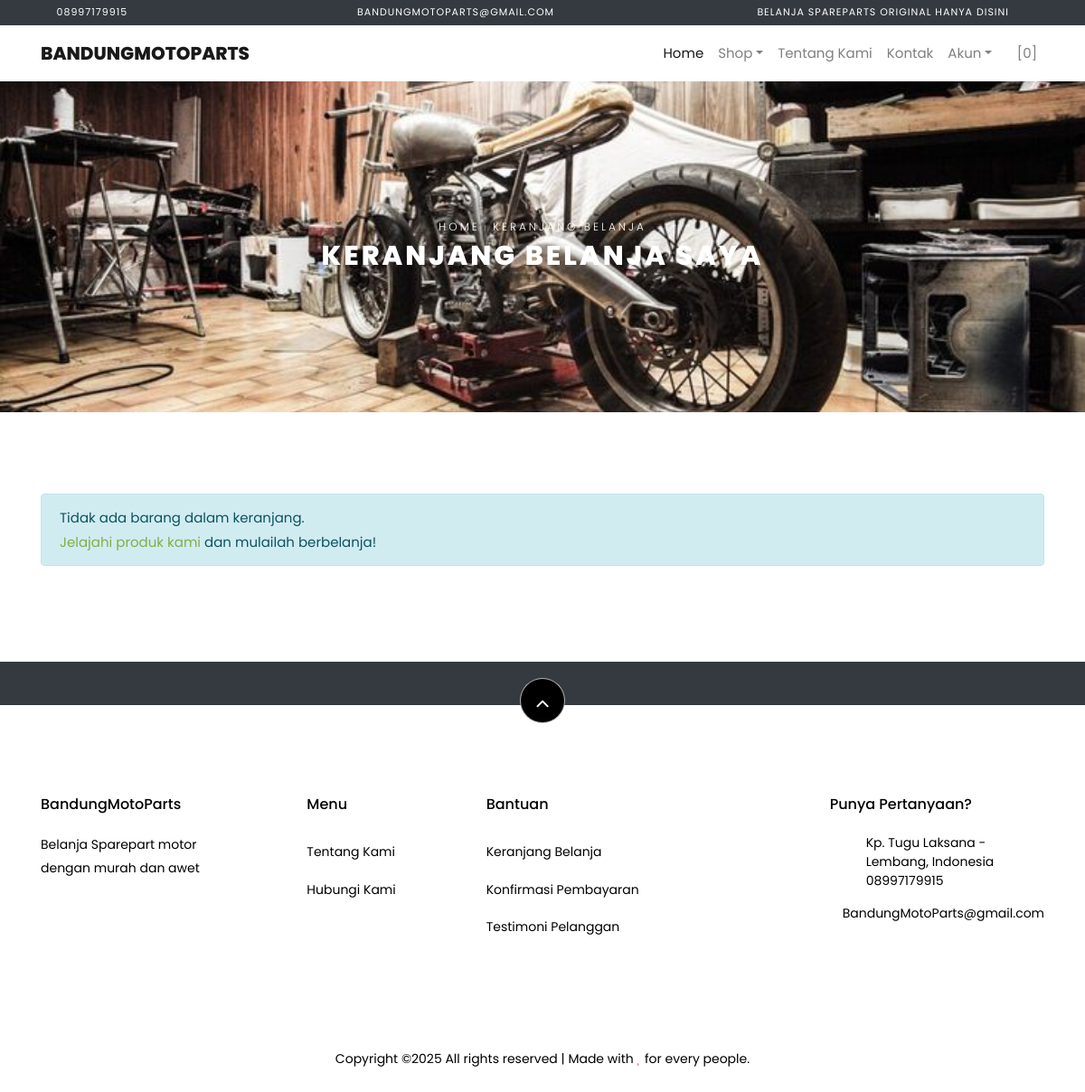
The app's page /index.php/shop/cart with its own data.
### tables this page shows
CREATE TABLE `settings` (
  `id` int(10) NOT NULL,
  `key` varchar(32) NOT NULL,
  `content` varchar(191) NOT NULL
);

### application/views/themes/vegefoods/shop/cart.php (the view, shortened to what the rows shown need)
<div class="hero-wrap hero-bread" style="background-image: url('<?php echo get_theme_uri('images/bg3.jpg'); ?>');">
    <div class="container">
      <div class="row no-gutters slider-text align-items-center justify-content-center">
        <div class="col-md-9 ftco-animate text-center">
            <p class="breadcrumbs"><span class="mr-2"><?php echo anchor(base_url(), 'Home'); ?></span> <span>Keranjang Belanja</span></p>
          <h1 class="mb-0 bread">Keranjang Belanja Saya</h1>
        </div>
      </div>
    </div>
  </div>
  <section class="ftco-section ftco-Keranjang Belanja">
          <div class="container">
          <?php if ( count($carts) > 0) : ?>
            <form action="<?php echo site_url('shop/checkout'); ?>" method="POST">
              <div class="row">
              <div class="col-md-12 ftco-animate">
                  <div class="cart-list">
                      <table class="table">
                          <thead class="thead-primary">
                            <tr class="text-center">
                              <th>&nbsp;</th>
                              <th>&nbsp;</th>
                              <th>Produk</th>
                              <th>Harga</th>
                              <th>Kuantitas</th>
                              <th>Sub Total</th>
                            </tr>
                          </thead>
                          <tbody>
                              <?php foreach ($carts as $item) : ?>
                            <tr class="text-center cart-<?php echo $item['rowid']; ?>">
                              <td class="product-remove"><a href="#" class="remove-item" data-rowid="<?php echo $item['rowid']; ?>"><span class="ion-ios-close"></span></a></td>
                              <td class="image-prod"><div class="img img-fluid rounded" style="background-image:url(<?php echo get_product_image($item['id']); ?>);"></div></td>
                              <td class="product-name">
                                  <h3><?php echo $item['name']; ?></h3>
                              </td>
                              <td class="price">Rp <?php echo format_rupiah($item['price']); ?></td>
                              <td class="quantity">
                                  <div class="input-group mb-3">
                                   <input type="text" name="quantity[<?php echo $item['rowid']; ?>]" class="quantity form-control input-number" value="<?php echo $item['qty']; ?>" min="1" max="100">
                                </div>
                            </td>
                              <td class="total">Rp <?php echo format_rupiah($item['subtotal']); ?></td>
                            </tr>
                              <?php endforeach; ?>
                          </tbody>
                        </table>
                    </div>
              </div>
          </div>
          <div class="row justify-content-end">
              <!-- <div class="col-lg-4 mt-5 cart-wrap ftco-animate">
                  <div class="cart-total mb-3">
                      <h3>Kode Kupon</h3>
                      <p>Punya kode kupon? Gunakan kupon kamu untuk mendapatkan potongan harga menarik</p>
                <div class="form-group">
                    <label for="code">Kode:</label>
                  <input id="code" name="coupon_code" type="text" class="form-control text-left px-3" placeholder="">
                </div>
                  </div>
              </div> -->
              <div class="col-lg-4 mt-5 cart-wrap ftco-animate">
                  <div class="cart-total mb-3">
                      <h3>Rincian Keranjang</h3>
                      <p class="d-flex">
                          <span>Subtotal</span>
                          <span class="n-subtotal font-weight-bold">Rp <?php echo format_rupiah($total_cart); ?></span>
                      </p>
                      <p class="d-flex">
                          <span>Biaya pengiriman</span>
                          <?php if ( $total_cart >= get_settings('min_shop_to_free_shipping_cost')) : ?>
                          <span class="n-ongkir font-weight-bold">Gratis</span>
                          <?php else : ?>
                            <span class="n-ongkir font-weight-bold">Rp <?php echo format_rupiah(get_settings('shipping_cost')); ?></span>
                          <?php endif; ?>
                      </p>
                      <hr>
                      <p class="d-flex total-price">
                          <span>Total</span>
                          <span class="n-total font-weight-bold">Rp <?php echo format_rupiah($total_price); ?></span>
                      </p>
                  </div>
                  <p><button type="submit" class="btn btn-primary py-3 px-4">Checkout</button></p>
              </div>
          </div>
          </form>
          <?php else : ?>
            <div class="row">
              <div class="col-md-12 ftco-animate">
                <div class="alert alert-info">Tidak ada barang dalam keranjang.<br><?php echo anchor('browse', 'Jelajahi produk kami'); ?> dan mulailah berbelanja!</div>
              </div>
            </div>
          <?php endif; ?>
          </div>
      </section>

### application/views/themes/vegefoods/header.php (shortened to what the rows shown need)
?><!DOCTYPE html>
<html lang="en">
  <head>
    <link rel="stylesheet" href="<?php echo get_theme_uri('css/open-iconic-bootstrap.min.css'); ?>">
    <link rel="stylesheet" href="<?php echo get_theme_uri('css/animate.css'); ?>">
    <link rel="stylesheet" href="<?php echo get_theme_uri('css/owl.carousel.min.css'); ?>">
    <link rel="stylesheet" href="<?php echo get_theme_uri('css/owl.theme.default.min.css'); ?>">
    <link rel="stylesheet" href="<?php echo get_theme_uri('css/magnific-popup.css'); ?>">
    <link rel="stylesheet" href="<?php echo get_theme_uri('css/aos.css'); ?>">
	<link rel="stylesheet" href="<?php echo get_theme_uri('css/ionicons.min.css'); ?>">
	<link rel="stylesheet" href="<?php echo get_theme_uri('js/plugins/@fortawesome/fontawesome-free/css/all.min.css', 'argon'); ?>">
    <link rel="stylesheet" href="<?php echo get_theme_uri('css/bootstrap-datepicker.css'); ?>">
    <link rel="stylesheet" href="<?php echo get_theme_uri('css/jquery.timepicker.css'); ?>">
    <link rel="stylesheet" href="<?php echo get_theme_uri('css/flaticon.css'); ?>">
    <link rel="stylesheet" href="<?php echo get_theme_uri('css/icomoon.css'); ?>">
	<link rel="stylesheet" href="<?php echo get_theme_uri('css/style.css'); ?>">
	<link rel="stylesheet" href="<?php echo base_url('assets/plugins/toastr/toastr.min.css'); ?>">
  </head>
  <body class="goto-here">
		<div class="py-1 bg-dark">
    	<div class="container">
    		<div class="row no-gutters d-flex align-items-start align-items-center px-md-0">
	    		<div class="col-lg-12 d-block">
		    		<div class="row d-flex">
		    			<div class="col-md pr-4 d-flex topper align-items-center">
					    	<div class="icon mr-2 d-flex justify-content-center align-items-center"><span class="icon-phone2"></span></div>
						    <span class="text"><?php echo get_settings('store_phone_number'); ?></span>
					    </div>
					    <div class="col-md pr-4 d-flex topper align-items-center">
					    	<div class="icon mr-2 d-flex justify-content-center align-items-center"><span class="icon-paper-plane"></span></div>
						    <span class="text"><?php echo get_settings('store_email'); ?></span>
					    </div>
					    <div class="col-md-5 pr-4 d-flex topper align-items-center text-lg-right">
						    <span class="text"><?php echo get_settings('store_tagline'); ?></span>
					    </div>
				    </div>
			    </div>
		    </div>
		  </div>
    </div>
    <nav class="navbar navbar-expand-lg navbar-light ftco_navbar bg-white ftco-navbar-dark" id="ftco-navbar">
	    <div class="container">
	      <a class="navbar-brand" href="<?php echo base_url(); ?>"><?php echo get_store_name(); ?></a>
	      <div class="collapse navbar-collapse" id="ftco-nav">
	        <ul class="navbar-nav ml-auto">
	          <li class="nav-item active"><a href="<?php echo base_url(); ?>" class="nav-link">Home</a></li>
	          <li class="nav-item dropdown">
              <a class="nav-link dropdown-toggle" href="#" id="dropdown04" data-toggle="dropdown" aria-haspopup="true" aria-expanded="false">Shop</a>
            </li>
	          <li class="nav-item"><a href="<?php echo site_url('pages/about'); ?>" class="nav-link">Tentang Kami</a></li>
              <li class="nav-item"><a href="<?php echo site_url('pages/contact'); ?>" class="nav-link">Kontak</a></li>
              <li class="nav-item dropdown">
              <a class="nav-link dropdown-toggle" href="#" id="dropdown05" data-toggle="dropdown" aria-haspopup="true" aria-expanded="false">Akun</a>
            </li>
	          <li class="nav-item cta cta-colored"><a href="<?php echo site_url('shop/cart'); ?>" class="nav-link"><span class="icon-shopping_cart"></span>[<span class="cart-item-total">0</span>]</a></li>
	        </ul>
	      </div>
	    </div>
	  </nav>

### application/views/themes/vegefoods/footer.php (shortened to what the rows shown need)
<section class="ftco-section ftco-no-pt ftco-no-pb py-5 bg-dark">
    <div class="container py-4">
    </div>
  </section>
  <footer class="ftco-footer ftco-section">
    <div class="container">
        <div class="row">
            <div class="mouse">
                      <a href="#" class="mouse-icon"style="background-color: black; border-radius: 50%; display: flex; justify-content: center; align-items: center; width: 50px; height: 50px;">
                          <div class="mouse-wheel"><span class="ion-ios-arrow-up" style="color:white"></span></div>
                      </a>
                  </div>
        </div>
      <div class="row mb-5">
        <div class="col-md">
          <div class="ftco-footer-widget mb-4">
            <h2 class="ftco-heading-2"><?php echo get_store_name(); ?></h2>
            <p><?php echo get_settings('store_description'); ?></p>
            <ul class="ftco-footer-social list-unstyled float-md-left float-lft mt-5">
            </ul>
          </div>
        </div>
        <div class="col-md">
          <div class="ftco-footer-widget mb-4 ml-md-5">
            <h2 class="ftco-heading-2">Menu</h2>
            <ul class="list-unstyled">
              <li><a href="<?php echo site_url('pages/about'); ?>" class="py-2 d-block">Tentang Kami</a></li>
              <li><a href="<?php echo site_url('pages/contact'); ?>" class="py-2 d-block">Hubungi Kami</a></li>
            </ul>
          </div>
        </div>
        <div class="col-md-4">
           <div class="ftco-footer-widget mb-4">
            <h2 class="ftco-heading-2">Bantuan</h2>
            <div class="d-flex">
                <ul class="list-unstyled mr-l-5 pr-l-3 mr-4">
                  <li><a href="<?php echo site_url('shop/cart'); ?>" class="py-2 d-block">Keranjang Belanja</a></li>
                  <li><a href="<?php echo site_url('customer/payments/confirm'); ?>" class="py-2 d-block">Konfirmasi Pembayaran</a></li>
                  <li><a href="<?php echo site_url('shop/testimonial'); ?>" class="py-2 d-block">Testimoni Pelanggan</a></li>
                </ul>
              </div>
          </div>
        </div>
        <div class="col-md">
          <div class="ftco-footer-widget mb-4">
              <h2 class="ftco-heading-2">Punya Pertanyaan?</h2>
              <div class="block-23 mb-3">
                <ul>
                  <li><span class="icon icon-map-marker"></span><span class="text"><?php echo get_settings('store_address'); ?></span></li>
                  <li><a href="#"><span class="icon icon-phone"></span><span class="text"><?php echo get_settings('store_phone_number'); ?></span></a></li>
                  <li><a href="#"><span class="icon icon-envelope"></span><span class="text"><?php echo get_settings('store_email'); ?></span></a></li>
                </ul>
              </div>
          </div>
        </div>
      </div>
      <div class="row">
        <div class="col-md-12 text-center">
          <p>
                        Copyright &copy;<script>document.write(new Date().getFullYear());</script> All rights reserved | Made with <i class="icon-heart text-danger" aria-hidden="true"></i> for every people.
                      </p>
        </div>
      </div>
    </div>
  </footer>
</body>
</html>

### records on screen
settings: content "08997179915"
settings: content "BANDUNGMOTOPARTS@GMAIL.COM", content "BandungMotoParts@gmail.com"
settings: content "BELANJA SPAREPARTS ORIGINAL HANYA DISINI"
settings: content "BANDUNGMOTOPARTS", content "BandungMotoParts"
settings: content (picture)
settings: content "Belanja Sparepart motor dengan murah dan awet"
settings: content "Kp. Tugu Laksana - Lembang, Indonesia"

### other values on screen
anchor(base_url(), 'Home') "HOME"
anchor('browse', 'Jelajahi produk kami') "Jelajahi produk kami"
